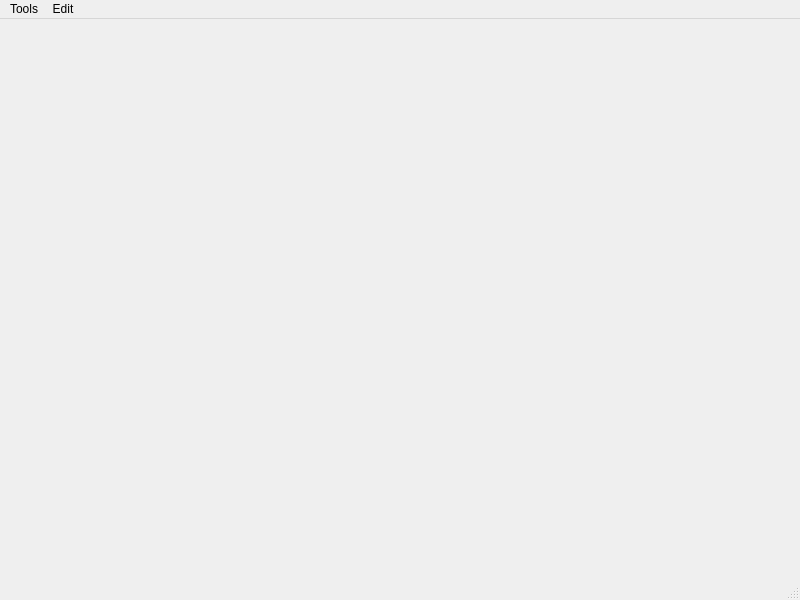
<?xml version="1.0" encoding="UTF-8"?>
<ui version="4.0">
 <class>MainWindow</class>
 <widget class="QMainWindow" name="MainWindow">
  <property name="geometry">
   <rect>
    <x>0</x>
    <y>0</y>
    <width>800</width>
    <height>600</height>
   </rect>
  </property>
  <property name="windowTitle">
   <string>MainWindow</string>
  </property>
  <widget class="QWidget" name="centralwidget"/>
  <widget class="QMenuBar" name="menubar">
   <property name="geometry">
    <rect>
     <x>0</x>
     <y>0</y>
     <width>800</width>
     <height>31</height>
    </rect>
   </property>
   <widget class="QMenu" name="menuTools">
    <property name="title">
     <string>Tools</string>
    </property>
    <widget class="QMenu" name="menuArmature">
     <property name="title">
      <string>Armature</string>
     </property>
     <addaction name="actionIK_porting"/>
     <addaction name="actionIK_solver"/>
     <addaction name="actionEdit_Parent"/>
    </widget>
    <addaction name="menuArmature"/>
   </widget>
   <widget class="QMenu" name="menuEdit">
    <property name="title">
     <string>Edit</string>
    </property>
    <addaction name="actionUndo"/>
    <addaction name="actionRedo"/>
    <addaction name="separator"/>
    <addaction name="actionCopy"/>
    <addaction name="actionCut"/>
    <addaction name="actionPaste"/>
    <addaction name="actionDelete"/>
    <addaction name="separator"/>
    <addaction name="actionSellect_All"/>
   </widget>
   <addaction name="menuTools"/>
   <addaction name="menuEdit"/>
  </widget>
  <widget class="QStatusBar" name="statusbar"/>
  <action name="actionIK_porting">
   <property name="text">
    <string>Porting</string>
   </property>
  </action>
  <action name="actionIK_solver">
   <property name="text">
    <string>IK solver</string>
   </property>
  </action>
  <action name="actionEdit_Parent">
   <property name="text">
    <string>Edit Parent</string>
   </property>
  </action>
  <action name="actionCopy">
   <property name="text">
    <string>Copy</string>
   </property>
  </action>
  <action name="actionCut">
   <property name="text">
    <string>Cut</string>
   </property>
  </action>
  <action name="actionPaste">
   <property name="text">
    <string>Paste</string>
   </property>
  </action>
  <action name="actionDelete">
   <property name="text">
    <string>Delete</string>
   </property>
  </action>
  <action name="actionSellect_All">
   <property name="text">
    <string>Sellect All</string>
   </property>
  </action>
  <action name="actionUndo">
   <property name="text">
    <string>Undo</string>
   </property>
  </action>
  <action name="actionRedo">
   <property name="text">
    <string>Redo</string>
   </property>
  </action>
 </widget>
 <resources/>
 <connections/>
</ui>
